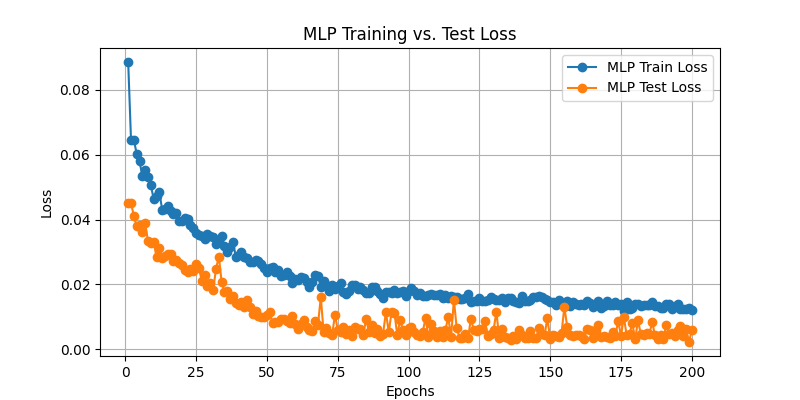

Python code for this plot:
import torch
import torch.nn as nn
import torch.optim as optim
import torch.utils.data as data
import torchvision.transforms as transforms
from torch.utils.data import Dataset, DataLoader
import numpy as np
import warnings
import subprocess
import sys

try:
    import matplotlib.pyplot as plt
except ModuleNotFoundError:
    subprocess.check_call([sys.executable, "-m", "pip", "install", "matplotlib"])
    import matplotlib.pyplot as plt 

warnings.simplefilter("ignore", category=FutureWarning)

# Dataset class
class ObjectPositionDataset(Dataset):
    def __init__(self, images, actions, positions):
        self.images = images.float() / 255.0  # Normalizing images
        self.actions = actions.float().unsqueeze(1)  
        self.positions = positions.float()

    def __len__(self):
        return len(self.images)

    def __getitem__(self, idx):
        return self.images[idx], self.actions[idx], self.positions[idx]

# MLP Model
class MLP(nn.Module):
    def __init__(self):
        super(MLP, self).__init__()
        self.fc = nn.Sequential(
            nn.Linear(3 * 128 * 128 + 1, 256),
            nn.ReLU(),
            nn.Dropout(0.3), 
            nn.Linear(256, 128),
            nn.ReLU(),
            nn.Dropout(0.3),
            nn.Linear(128, 2)
        )


    def forward(self, image, action):
        x = image.view(image.size(0), -1) 
        x = torch.cat((x, action), dim=1)
        return self.fc(x)

def train():
    model = MLP()
    actions = torch.load("./training_data/actions.pt")  # Shape: [1000]
    images = torch.load("./training_data/imgs.pt")  # Shape: [1000, 3, 128, 128]
    positions = torch.load("./training_data/position.pt")  # Shape: [1000, 2]

    actions_test = torch.load("./test_data/actions.pt")  # Shape: [200]
    images_test = torch.load("./test_data/imgs.pt")  # Shape: [200, 3, 128, 128]
    positions_test = torch.load("./test_data/position.pt")  # Shape: [200, 2]

    # Train and test datasets
    train_dataset = ObjectPositionDataset(images, actions, positions)
    test_dataset = ObjectPositionDataset(images_test, actions_test, positions_test)

    # Dataloaders
    train_loader = DataLoader(train_dataset, batch_size=32, shuffle=True)
    test_loader = DataLoader(test_dataset, batch_size=32, shuffle=True)
    lr = 0.00001
    epochs = 200

    criterion = nn.MSELoss()
    optimizer = optim.Adam(model.parameters(), lr=lr)

    train_losses, test_losses = [], []

    for epoch in range(epochs):
        model.train()
        total_loss = 0
        for images, actions, targets in train_loader:
            optimizer.zero_grad()
            predictions = model(images, actions)
            loss = criterion(predictions, targets)
            loss.backward()
            optimizer.step()
            total_loss += loss.item()

        train_losses.append(total_loss / len(train_loader))

        # Evaluating on test set
        model.eval()
        all_preds, all_targets = [], []
        test_loss = 0

        with torch.no_grad():
            for images, actions, targets in test_loader:
                predictions = model(images, actions)
                loss = criterion(predictions, targets)
                test_loss += loss.item()

                all_preds.append(predictions.cpu().numpy())
                all_targets.append(targets.cpu().numpy())

        test_losses.append(test_loss / len(test_loader))

        # Converting lists to NumPy arrays
        all_preds = np.vstack(all_preds)
        all_targets = np.vstack(all_targets)

        # Computing Metrics
        mae = np.mean(np.abs(all_targets - all_preds))  # MAE
        rmse = np.sqrt(np.mean((all_targets - all_preds) ** 2))  # RMSE
        
        # Computing R² Score
        total_variance = np.sum((all_targets - np.mean(all_targets, axis=0)) ** 2)
        unexplained_variance = np.sum((all_targets - all_preds) ** 2)
        r2 = 1 - (unexplained_variance / total_variance) if total_variance != 0 else float('nan')

        print(f"Epoch {epoch+1}/{epochs}:")
        print(f"  Train Loss: {train_losses[-1]:.4f}")
        print(f"  Test Loss: {test_losses[-1]:.4f}")
        print(f"  MAE: {mae:.4f}, RMSE: {rmse:.4f}, R² Score: {r2:.4f}")
        print("-" * 40)

    torch.save(model.state_dict(), "hw1_1.pt")
    print("Model saved as hw1_1.pt")

    # Plotting loss
    plt.figure(figsize=(8, 4))
    plt.plot(range(1, len(train_losses) + 1), train_losses, label="MLP Train Loss", marker="o")
    plt.plot(range(1, len(test_losses) + 1), test_losses, label="MLP Test Loss", marker="o")

    plt.xlabel("Epochs")
    plt.ylabel("Loss")
    plt.title("MLP Training vs. Test Loss")
    plt.legend()
    plt.grid(True)
    plt.show()

def test():
    model = MLP()
    model.load_state_dict(torch.load("hw1_1.pt"))
    model.eval()

    actions_test = torch.load("./test_data/actions.pt")  
    images_test = torch.load("./test_data/imgs.pt")  
    positions_test = torch.load("./test_data/position.pt")  

    test_dataset = ObjectPositionDataset(images_test, actions_test, positions_test)
    test_loader = DataLoader(test_dataset, batch_size=32, shuffle=False)

    criterion = nn.MSELoss()
    test_loss = 0
    all_preds, all_targets = [], []

    with torch.no_grad():
        for images, actions, targets in test_loader:
            predictions = model(images, actions)
            loss = criterion(predictions, targets)
            test_loss += loss.item()

            all_preds.append(predictions.cpu().numpy())
            all_targets.append(targets.cpu().numpy())

    test_loss /= len(test_loader)
    all_preds = np.vstack(all_preds)
    all_targets = np.vstack(all_targets)

    mae = np.mean(np.abs(all_targets - all_preds))
    rmse = np.sqrt(np.mean((all_targets - all_preds) ** 2))
    
    total_variance = np.sum((all_targets - np.mean(all_targets, axis=0)) ** 2)
    unexplained_variance = np.sum((all_targets - all_preds) ** 2)
    r2 = 1 - (unexplained_variance / total_variance) if total_variance != 0 else float('nan')

    print(f"Test Loss: {test_loss:.4f}")
    print(f"MAE: {mae:.4f}, RMSE: {rmse:.4f}, R² Score: {r2:.4f}")

if __name__ == "__main__":
    test()